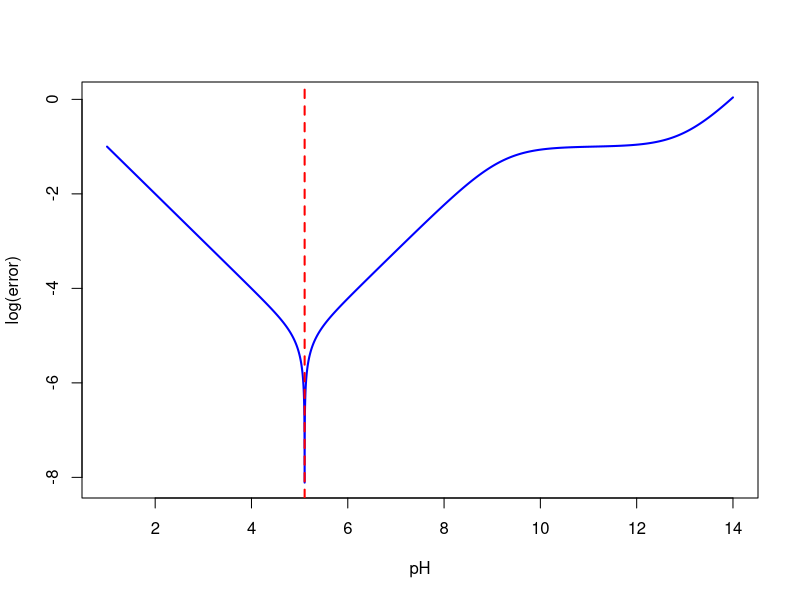
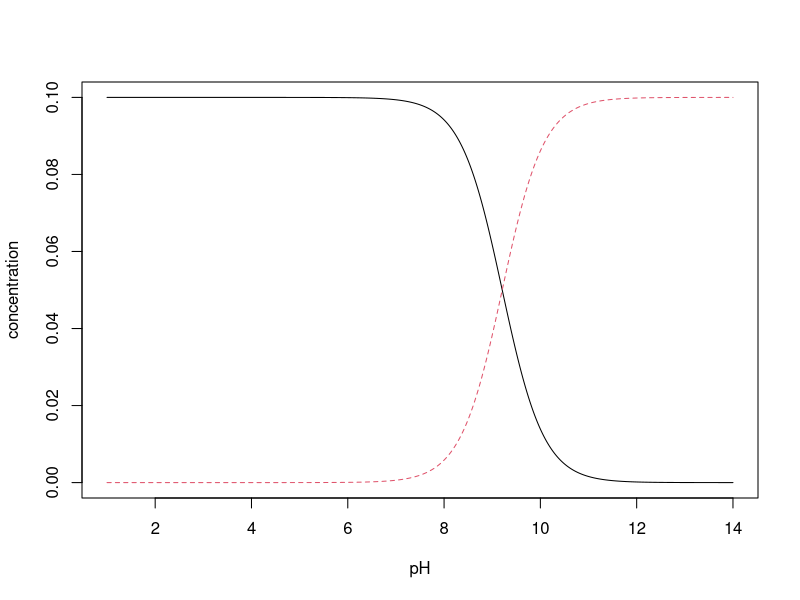
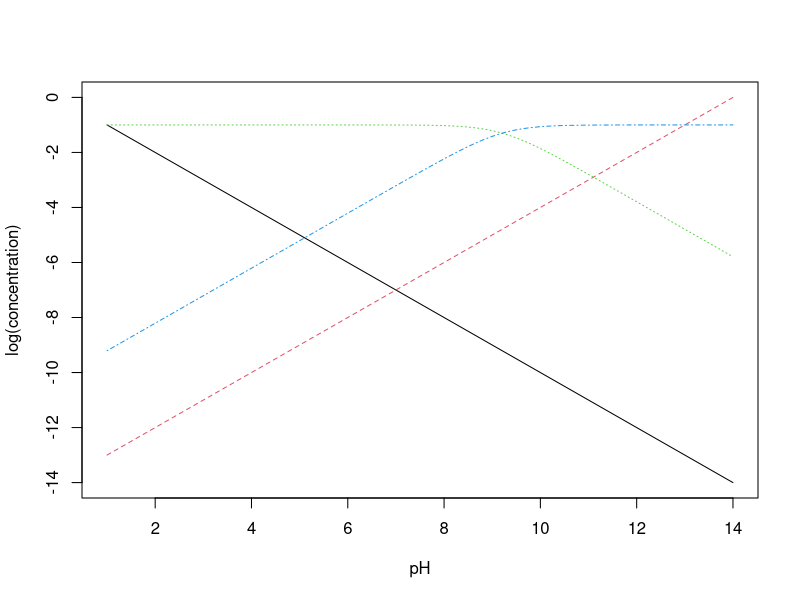

Source code (R) for these figures, in order:
# find the pH of monoprotic weak acid

# 1: provide equilibrium constants for all equilibrium reactions
Kw = 1.00e-14
Ka = 6.2e-10

# 2: provide total concentration for all mass balance equations
conc = 0.10

# 3: set up master variable
pH = seq(1, 14, 0.001)

# 4: calculate concentrations for all species in system using 
# equilibrium constants and mass balance equations
H3O = 10^-pH
OH = Kw/H3O
HA = conc/(1 + Ka/H3O)
A = conc - HA

# 5: define an error function using charge balance
error = abs(H3O - OH - A)

# 6: gather all results into data frame
df = data.frame(pH, error, H3O, OH, HA, A)

# 7: find index for the minimum error (error closest to zero)
id = which.min(df$error)
id

# 8: report out all values
df$pH[id]
df$H3O[id]
df$OH[id]
df$HA[id]
df$A[id]
df$error[id]

# 9: plot error function
plot(df$pH, log10(df$error), type = "l", xlab = "pH", 
     ylab = "log(error)", lwd = 2, col = "blue")
abline(v = df$pH[id], lty = 2, col = "red", lwd = 2)

# 10: plot distribution diagrams
matplot(x = df$pH, y = df[ , 5:6], type = "l", 
        xlab = "pH", ylab = "concentration")
matplot(x = df$pH, y = log10(df[ , 3:6]), type = "l", 
        xlab = "pH", ylab = "log(concentration)")
